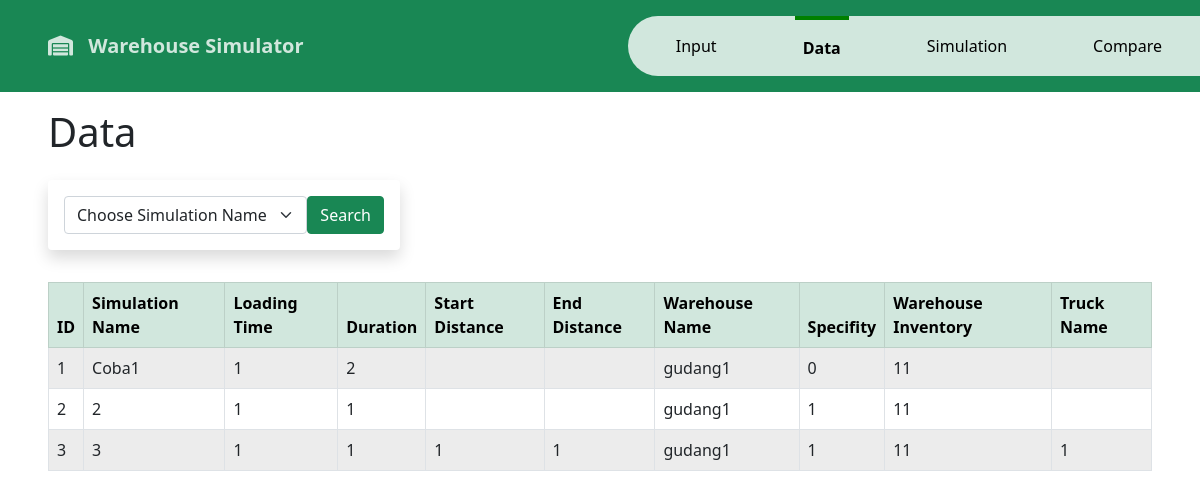
/raw_data.php, run on the app's committed database.
### tables this page shows
CREATE TABLE `simul` (
  `id` int(11) NOT NULL,
  `nama` varchar(300) NOT NULL,
  `waktuLoading` int(11) NOT NULL,
  `durasi` int(11) NOT NULL
);

CREATE TABLE `gudang` (
  `id` int(11) NOT NULL,
  `namaGudang` varchar(300) NOT NULL,
  `namaSimul` varchar(300) NOT NULL,
  `khusus` varchar(300) NOT NULL,
  `isiGudang` varchar(300) NOT NULL
);

CREATE TABLE `jarak` (
  `id` int(11) NOT NULL,
  `namaSimul` varchar(300) NOT NULL,
  `jarakAwal` varchar(300) NOT NULL,
  `jarakAkhir` varchar(300) NOT NULL,
  `namaTruck` varchar(300) NOT NULL
);

### raw_data.php (the view, shortened to what this page needs)
<?php
require "ok2.php";
?>
<!doctype html>
<html lang="en">
<head>
    <link href="https://cdn.jsdelivr.net/npm/bootstrap@5.0.2/dist/css/bootstrap.min.css" rel="stylesheet">
    <link rel="stylesheet" href="https://cdnjs.cloudflare.com/ajax/libs/twitter-bootstrap/5.3.0/css/bootstrap.min.css">
    <link rel="stylesheet" href="https://cdn.datatables.net/1.13.6/css/dataTables.bootstrap5.min.css">
    <link href="https://cdn.jsdelivr.net/npm/bootstrap@5.0.2/dist/css/bootstrap.min.css" rel="stylesheet">
    <link rel="stylesheet" href="https://cdnjs.cloudflare.com/ajax/libs/font-awesome/6.1.0/css/all.min.css">
    <link rel="stylesheet" type="text/css" href="https://cdn.datatables.net/1.11.6/css/dataTables.bootstrap5.min.css">
    <link rel="stylesheet" href="https://cdnjs.cloudflare.com/ajax/libs/font-awesome/6.1.0/css/all.min.css">
</head>
<body>
    <nav class="navbar navbar-expand-lg bg-success py-3 ">
        <div class="pe-lg-0 ps-lg-5 container-fluid justify-content-between">
            <a class="navbar-brand" href="index.php" style="color: #d1e7dd; font-weight: bolder;">
                <i class="fas fa-warehouse" style="margin-right: 10px;"></i> Warehouse Simulator
            </a>
            <div class="collapse navbar-collapse justify-content-end" id="navbarSupportedContent">
                <div class="nav_left d-lg-flex align-items-center">
                    <nav>
                        <div class="nav d-block d-lg-flex nav-tabs" id="nav-tab" role="tablist">
                            <button class="nav-link" id="index-tab" data-bs-toggle="tab" data-bs-target="#index" type="button" role="tab" aria-controls="home" aria-selected="false" onclick="redirectToIndex()" style="color: black;">Input</button>
                            <button class="nav-link active" id="data-tab" data-bs-toggle="tab" data-bs-target="#data" type="button" role="tab" aria-controls="data" aria-selected="false" onclick="redirectToData()" style="color: black;">Data</button>
                            <button class="nav-link" id="simul-tab" data-bs-toggle="tab" data-bs-target="#simul" type="button" role="tab" aria-controls="data" aria-selected="false" onclick="redirectToData()" style="color: black;">Simulation</button>
                            <button class="nav-link" id="compare-tab" data-bs-toggle="tab" data-bs-target="#timing" type="button" role="tab" aria-controls="timing" aria-selected="false" onclick="redirectToCompare()" style="color: black;">Compare</button>
                        </div>
                    </nav>
                </div>
            </div>
        </div>
    </nav>
    <div class="container-fluid pt-3 pe-5 ps-5 pb-1">
        <h1>Data</h1>
        <div class="row mt-4 mb-3">
            <div class="col-md-4 mb-3">
                <div class="rounded p-3 shadow">
                    <form method="post">
                        <div style="display: flex; align-items: center;">
                            <select class="form-select" aria-label="Simulation Name" name="nama">
                                <option value="" disabled selected>Choose Simulation Name</option>
                            </select>
                            <input type="submit" name="submit" class="btn btn-success" value="Search">
                        </div>
                    </form>
                </div>
            </div>
        </div>
        <table id="example" class="table table-bordered table-striped table-hover">
            <thead class="table-success thead-dark">
                <tr>
                    <th>ID</th>
                    <th>Simulation Name</th>
                    <th>Loading Time</th>
                    <th>Duration</th>
                    <th>Start Distance</th>
                    <th>End Distance</th>
                    <th>Warehouse Name</th>
                    <th>Specifity</th>
                    <th>Warehouse Inventory</th>
                    <th>Truck Name</th>
                </tr>
            </thead>
            <tbody>
                <?php
                if (isset($_POST['submit']) && isset($_POST['nama'])) {
                    $selected = $_POST['nama'];
                    $ambilsemuadata = mysqli_query($conn, "SELECT * FROM simul LEFT JOIN jarak ON simul.nama = jarak.namaSimul LEFT JOIN gudang ON simul.nama = gudang.namaSimul where simul.nama = '$selected'");
                } else {
                    $ambilsemuadata = mysqli_query($conn, "SELECT * FROM simul LEFT JOIN jarak ON simul.nama = jarak.namaSimul LEFT JOIN gudang ON simul.nama = gudang.namaSimul");
                }
                $i = 1;
                while ($data = mysqli_fetch_assoc($ambilsemuadata)) {
                ?>
                    <tr>
                        <td><?= $i++; ?></td>
                        <td><?= $data['namaSimul']; ?></td>
                        <td><?= $data['waktuLoading']; ?></td>
                        <td><?= $data['durasi']; ?></td>
                        <td><?= $data['jarakAwal']; ?></td>
                        <td><?= $data['jarakAkhir']; ?></td>
                        <td><?= $data['namaGudang']; ?></td>
                        <td><?= $data['khusus']; ?></td>
                        <td><?= $data['isiGudang']; ?></td>
                        <td><?= $data['namaTruck']; ?></td>
                    </tr>
                <?php
                }
                ?>
            </tbody>
        </table>
    </div>
</body>
</html>

### raw_data.php (style rules this page uses)
.nav_left { background-color: #d1e7dd; border-top-left-radius: 48px; border-bottom-left-radius: 48px; }
.nav-tabs .nav-link.active { background-color: transparent; border-color: transparent; border-top: 4px solid green; color: green; font-weight: bolder; }
.nav-tabs .nav-link { border: none; border-top-left-radius: 0; border-top-right-radius: 0; margin: 0 30px 0 40px; }
.nav-tabs { border-bottom: none; }
.nav-link { padding: 1rem 0.5rem; color: #fff; }
* { margin: 0; padding: 0; box-sizing: border-box; }
.table tbody tr td { padding: 8px; }
.table tbody tr:nth-child(odd) { background-color: #f9f9f9; }

### data on the page
simul: gudang.namaSimul "Coba1", waktuLoading "1", durasi "2", gudang.namaGudang "gudang1", gudang.khusus "0", gudang.isiGudang "11"
simul: gudang.namaSimul "2", waktuLoading "1", durasi "1", gudang.namaGudang "gudang1", gudang.khusus "1", gudang.isiGudang "11"
simul: gudang.namaSimul "3", waktuLoading "1", durasi "1", jarak.jarakAwal "1", jarak.jarakAkhir "1", gudang.namaGudang "gudang1", gudang.khusus "1", gudang.isiGudang "11", jarak.namaTruck "1"
